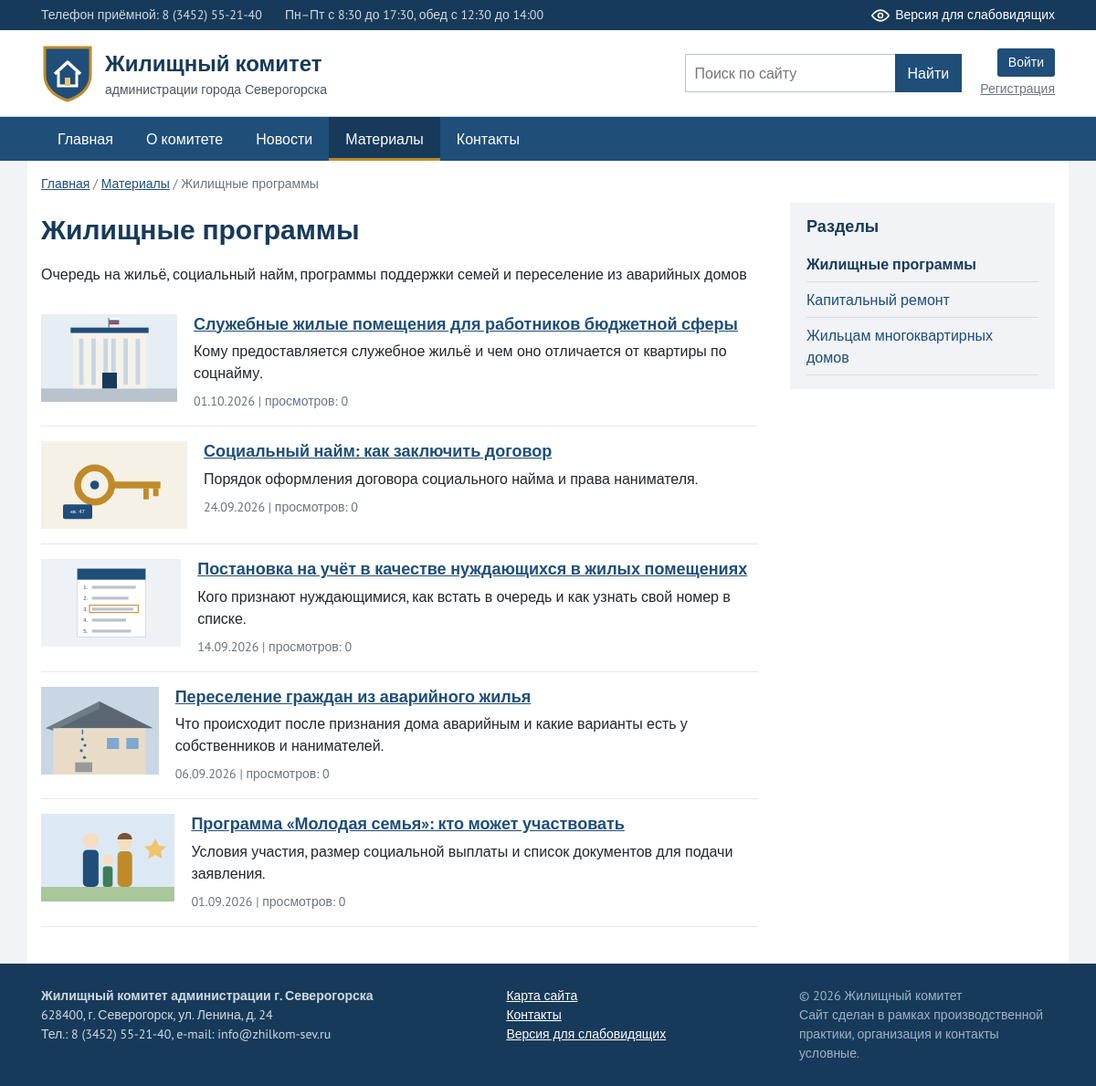
/materials/programmy, run on the app's committed database.
### models.py (models this page shows)
class Category(db.Model):
    __tablename__ = 'categories'
    id = db.Column(db.Integer, primary_key=True)
    slug = db.Column(db.String(50), unique=True, nullable=False)
    title = db.Column(db.String(100), nullable=False)
    description = db.Column(db.String(255))
    articles = db.relationship('Article', backref='category', lazy=True)

class Article(db.Model):
    __tablename__ = 'articles'
    id = db.Column(db.Integer, primary_key=True)
    title = db.Column(db.String(200), nullable=False)
    summary = db.Column(db.String(300))
    body = db.Column(db.Text, nullable=False)
    image = db.Column(db.String(200))
    category_id = db.Column(db.Integer, db.ForeignKey('categories.id'), nullable=False)
    views = db.Column(db.Integer, default=0)
    created_at = db.Column(db.DateTime, default=datetime.now)

### app.py (the view)
@app.route('/materials/<slug>')
def category(slug):
    cat = Category.query.filter_by(slug=slug).first_or_404()
    articles = Article.query.filter_by(category_id=cat.id).order_by(
        Article.created_at.desc()).all()
    return render_template('category.html', cat=cat, articles=articles)

### app.py (called while the page is built)
def get_user():
    if 'user' not in g:
        g.user = None
        if session.get('user_id'):
            g.user = db.session.get(User, session['user_id'])
    return g.user

@app.context_processor
def inject_globals():
    return {
        'current_user': get_user(),
        'menu_categories': Category.query.order_by(Category.id).all(),
        'vision': session.get('vision', False),
        'v': session.get('v', VISION_DEFAULT),
        'roles': ROLES,
        'statuses': STATUSES,
        'year': datetime.now().year,
    }

@app.template_filter('date')
def date_filter(value):
    return value.strftime('%d.%m.%Y') if value else ''

### templates/category.html (shortened to what this page needs)
{% extends 'base.html' %}
{% block breadcrumbs %}
<div class="crumbs">
    <a href="{{ url_for('index') }}">Главная</a> /
    <a href="{{ url_for('materials') }}">Материалы</a> /
    {{ cat.title }}
</div>
{% endblock %}
{% block content %}
<div class="layout">
    <div class="content">
        <h1 class="page-title">{{ cat.title }}</h1>
        <p>{{ cat.description }}</p>
        <div class="art-list">
            {% for a in articles %}
            <div class="art-item">
                {% if a.image %}
                <a href="{{ url_for('article', article_id=a.id) }}"><img src="{{ url_for('static', filename=a.image) }}" alt="{{ a.title }}"></a>
                {% endif %}
                <div>
                    <h3><a href="{{ url_for('article', article_id=a.id) }}">{{ a.title }}</a></h3>
                    <p>{{ a.summary }}</p>
                    <span class="muted">{{ a.created_at|date }} | просмотров: {{ a.views }}</span>
                </div>
            </div>
            {% else %}
            <p>В разделе пока нет статей.</p>
            {% endfor %}
        </div>
    </div>
    <aside class="sidebar">
        <div class="side-box">
            <h3>Разделы</h3>
            <ul class="side-menu">
                {% for c in menu_categories %}
                <li><a href="{{ url_for('category', slug=c.slug) }}" class="{{ 'active' if c.id == cat.id }}">{{ c.title }}</a></li>
                {% endfor %}
            </ul>
        </div>
    </aside>
</div>
{% endblock %}

### static/css/style.css (style rules this page uses)
* { box-sizing: border-box; }
body { margin: 0; font-family: 'PT Sans', Arial, sans-serif; font-size: 16px; line-height: 1.5; color: #23272b; background: #f1f3f6; }
a { color: #1f4e79; }
img { max-width: 100%; }
h1, h2, h3 { line-height: 1.25; color: #173a5a; }
h3 { font-size: 18px; }
.muted { color: #6b7580; font-size: 14px; }
.crumbs { font-size: 14px; color: #6b7580; margin-bottom: 10px; }
.page-title { font-size: 30px; margin: 10px 0 18px; }
.layout { display: flex; gap: 35px; align-items: flex-start; }
.content { flex: 1; min-width: 0; }
.art-item { display: flex; gap: 18px; padding: 16px 0; border-bottom: 1px solid #e3e8ee; }
.art-item img { width: 160px; height: 96px; object-fit: cover; display: block; }
.art-item h3 { margin: 0 0 6px; }
.art-item p { margin: 0 0 6px; }
.sidebar { width: 290px; flex-shrink: 0; }
.side-box { background: #f1f3f6; padding: 15px 18px; margin-bottom: 18px; }
.side-box h3 { margin: 0 0 10px; }
.side-menu { list-style: none; margin: 0; padding: 0; }
.side-menu a { display: block; padding: 7px 0; border-bottom: 1px solid #d7dde4; text-decoration: none; }
.side-menu a.active { font-weight: bold; color: #173a5a; }

### data on the page
Category: title "Жилищные программы", description "Очередь на жильё, социальный найм, программы поддержки семей и переселение из аварийных домов"
Article: image (picture), title "Служебные жилые помещения для работников бюджетной сферы", summary "Кому предоставляется служебное жильё и чем оно отличается от квартиры по соцнайму.", created_at "01.10.2026", views "0"
Article: image (picture), title "Социальный найм: как заключить договор", summary "Порядок оформления договора социального найма и права нанимателя.", created_at "24.09.2026", views "0"
Article: image (picture), title "Постановка на учёт в качестве нуждающихся в жилых помещениях", summary "Кого признают нуждающимися, как встать в очередь и как узнать свой номер в списке.", created_at "14.09.2026", views "0"
Article: image (picture), title "Переселение граждан из аварийного жилья", summary "Что происходит после признания дома аварийным и какие варианты есть у собственников и нанимателей.", created_at "06.09.2026", views "0"
Article: image (picture), title "Программа «Молодая семья»: кто может участвовать", summary "Условия участия, размер социальной выплаты и список документов для подачи заявления.", created_at "01.09.2026", views "0"
Category: title "Капитальный ремонт"
Category: title "Жильцам многоквартирных домов"
